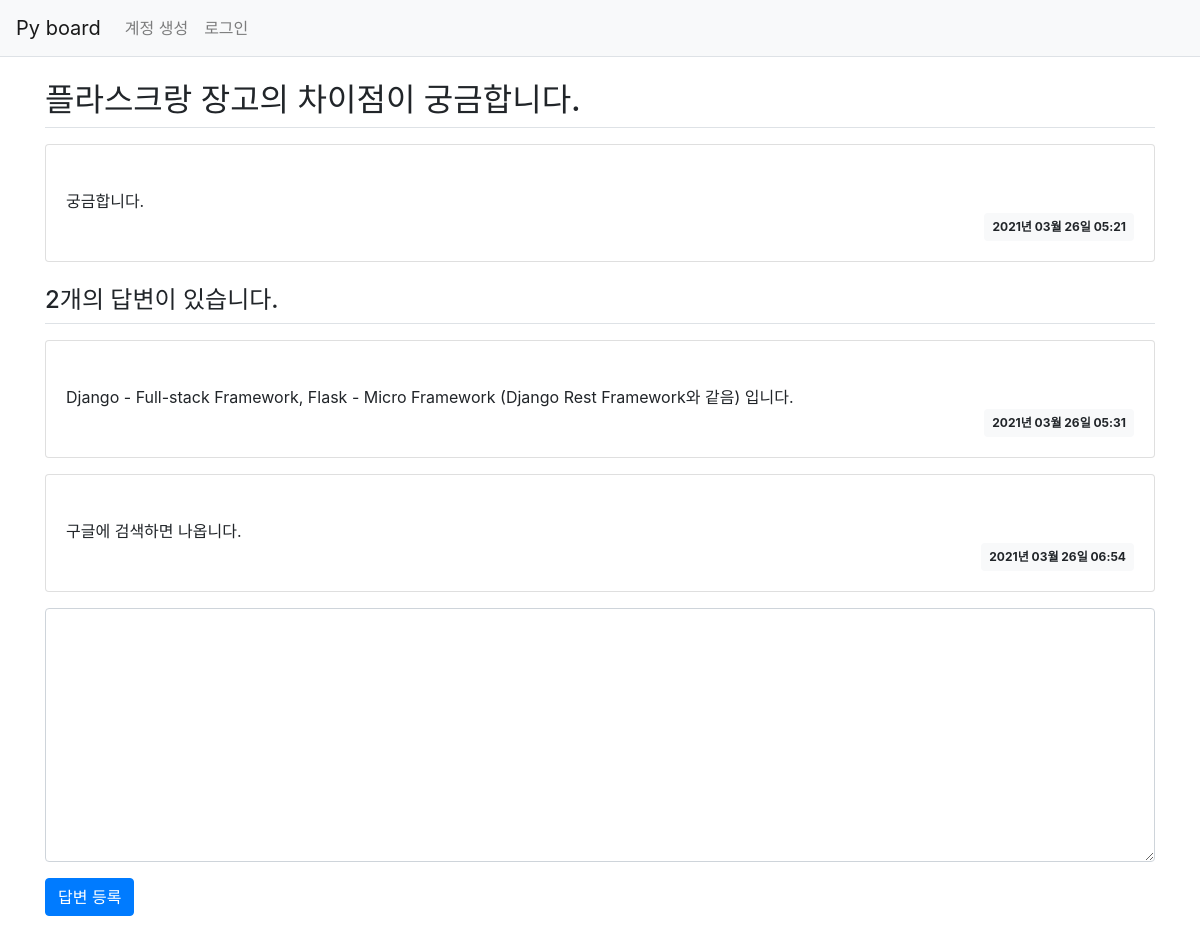
The app's page /question/detail/1/ with its own data.
### pyboard/models.py (models this page shows)
class Question(db.Model):
    id = db.Column(db.Integer, primary_key = True)
    subject = db.Column(db.String(200), nullable = False)
    content = db.Column(db.Text(), nullable = False)
    create_date = db.Column(db.DateTime(), nullable = False)

class Answer(db.Model):
    id = db.Column(db.Integer, primary_key = True)
    question_id = db.Column(db.Integer, db.ForeignKey('question.id', ondelete = 'CASCADE'))
    question = db.relationship('Question',backref = db.backref('answer_set', cascade='all, delete-orphan')) #참조
    content = db.Column(db.Text(), nullable=False)
    create_date = db.Column(db.DateTime(), nullable=False)

### pyboard/views/question_views.py (the view)
@bp.route('/detail/<int:question_id>/')
def detail(question_id):
    form = AnswerForm()
    q = Question.query.get_or_404(question_id)
    return render_template('question/question_detail.html',question = q, form = form)

### pyboard/forms.py
class AnswerForm(FlaskForm):
    content = TextAreaField('내용',validators=[DataRequired('내용은 필수입력 항목입니다.')])

### pyboard/filter.py (called while the page is built)
def format_datetime(value, fmt ='%Y년 %m월 %d일 %H:%M'):
    return value.strftime(fmt)

### pyboard/views/auth_views.py (called while the page is built)
@bp.before_app_request
def load_login_user():
    user_id = session.get('user_id')
    if user_id is None:
        g.user = None
    else:
        g.user = User.query.get(user_id)

### pyboard/templates/question/question_detail.html (shortened to what this page needs)
{% extends 'base.html' %}
{% block content %}
<div class='container my-3'>
    <h2 class='border-bottom py-2'>
        {{question.subject}}
    </h2>
    <div class='card my-3'>
        <div class='card-body'>
            <div class='card-text' style='white-space:pre-line;'>
                {{question.content}}
            </div>
            <div class='d-flex justify-content-end'>
                <div class='badge badge-light p-2'>
                    {{question.create_date|datetime}}
                </div>
            </div>
        </div>
    </div>
    <h4 class='border-bottom my-3 py-2'>{{question.answer_set | length }}개의 답변이 있습니다.</h4>
    {% for a in question.answer_set %}
    <div class='card my-3'>
        <div class='card-body'>
            <div class='card-text' style='white-space:pre-line;'>
                {{a.content}}
            </div>
            <div class='d-flex justify-content-end'>
                <div class='badge badge-light p-2'>
                    {{a.create_date|datetime}}
                </div>
            </div>
        </div>
    </div>
    {% endfor %}
    <form action="{{url_for('answer.create',question_id=question.id)}}" method='post' class='my-3'>
        <div class='form-group'>
            <textarea name='content' id='content' class='form-control' rows='10'></textarea>
        </div>
        <input type='submit' value="답변 등록" class='btn btn-primary'>
    </form>
</div>
{% endblock %}

### records on screen
Question: subject "플라스크랑 장고의 차이점이 궁금합니다.", content "궁금합니다.", create_date "2021년 03월 26일 05:21"
Answer: content "Django - Full-stack Framework, Flask - Micro Framework (Django Rest Framework와 같음) 입니다.", create_date "2021년 03월 26일 05:31"
Answer: content "구글에 검색하면 나옵니다.", create_date "2021년 03월 26일 06:54"

### other values on screen
{{ question.answer_set | length }} "2"
